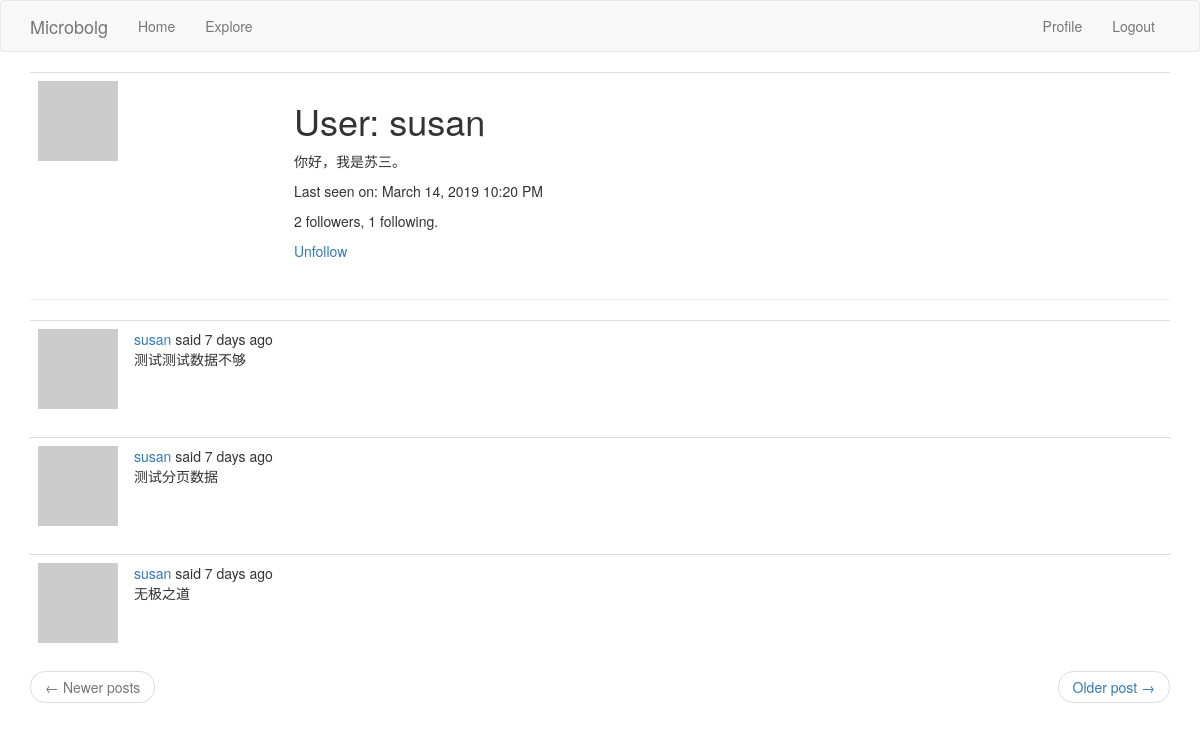
Before: /user/susan (signed in) with the older database file.
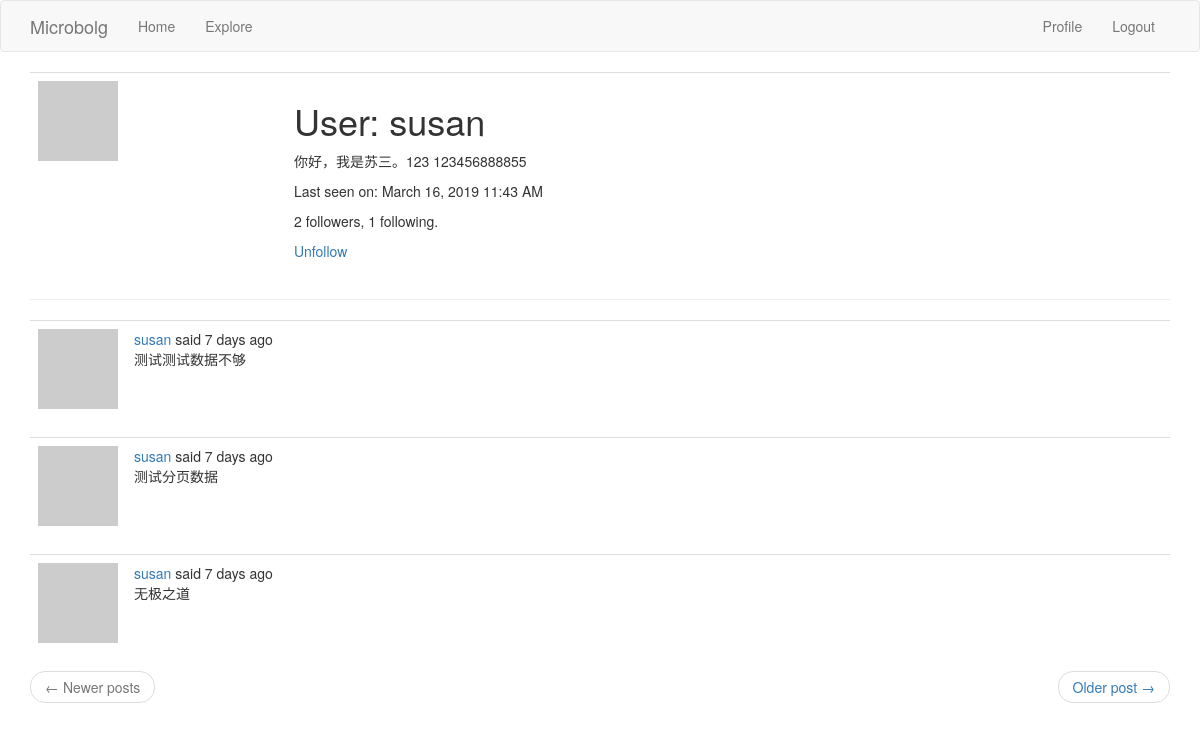
After: the same page with the newer database file.
### app/models.py (models this page shows, shortened)
class User(UserMixin, db.Model):
    id = db.Column(db.Integer, primary_key=True)
    username = db.Column(db.String(64), index=True, unique=True)
    email = db.Column(db.String(120), index=True, unique=True)
    password_hash = db.Column(db.String(128))
    posts = db.relationship('Post', backref='author', lazy='dynamic')
    about_me = db.Column(db.String(140))
    last_seen = db.Column(db.DateTime, default=datetime.utcnow)
    @login.user_loader
    def load_user(id):
        return User.query.get(int(id))
    def avatar(self, size):
        digest = md5(self.email.lower().encode('utf-8')).hexdigest()
        return 'https://www.gravatar.com/avatar/{}?d=identicon&s={}'.format(
            digest, size
        )
    followed = db.relationship(
        'User', secondary=followers,
        primaryjoin=(followers.c.follower_id == id),
        secondaryjoin=(followers.c.followed_id == id),
        backref=db.backref('followers', lazy='dynamic'),
        lazy='dynamic'
    )
    def is_following(self, user):
        return self.followed.filter(
            followers.c.followed_id == user.id).count() > 0

class Post(db.Model):
    id = db.Column(db.Integer, primary_key=True)
    body = db.Column(db.String(140))
    timestamp = db.Column(db.DateTime, index=True, default=datetime.utcnow)
    user_id = db.Column(db.Integer, db.ForeignKey('user.id'))
    language = db.Column(db.String(5))

### app/main/routes.py (the view)
@bp.route('/user/<username>')
@login_required
def user(username):
    user = User.query.filter_by(username=username).first_or_404()
    page = request.args.get('page', 1, type=int)
    posts = user.posts.order_by(Post.timestamp.desc()).paginate(
        page, app.config['POSTS_PER_PAGE'], False
    )
    next_url = url_for('main.user', username=user.username, page=posts.next_num) \
        if posts.has_next else None
    prev_url = url_for('main.user', username=user.username, page=posts.prev_num) \
        if posts.has_prev else None
    return render_template('user.html', user=user, posts=posts.items,
                           next_url=next_url, prev_url=prev_url)

### app/main/routes.py (called while the page is built)
@bp.before_request
def before_request():
    if current_user.is_authenticated:
        current_user.last_seen = datetime.utcnow()
        db.session.commit()
    g.locale = str(get_locale())

### app/templates/user.html
{% extends "base.html" %}
{% block app_content %}
    <table class="table table-hover">
        <tr>
            <td width='256px'><img src="{{ user.avatar(128) }}"></td>
            <td>
                <h1>{{ _('User') }}: {{ user.username }}</h1>
                {% if user.about_me %}
                <p>{{ user.about_me }}</p>
                {% endif %}
                {% if user.last_seen %}
                <p>{{ _('Last seen on') }}: {{ moment(user.last_seen).format('LLL') }}</p>
                {% endif %}
                <p>{{ _('%(count)d followers',count = user.followers.count()) }}, {{ _('%(count)d following', count=user.followed.count())}}.</p>
                {% if user == current_user %}
                <p><a href="{{ url_for('main.edit_profile') }}">{{ _('Edit your Profile') }}</a></p>
                {% elif not current_user.is_following(user) %}
                <p><a href="{{ url_for('main.follow',username=user.username) }}">{{ _('Follow') }}</a></p>
                {% else %}
                <p><a href="{{ url_for('main.unfollow', username=user.username) }}">{{ _('Unfollow')}}</a></p>
                {% endif %}
            </td>
        </tr>
    </table>
    <hr>
    {% for post in posts %}
        {% include '_post.html' %}
    {% endfor %}
    <nav aria-label="...">
            <ul class="pager">
                <li class="previous{% if not prev_url %} disabled{% endif %}">
                    <a href="{{ prev_url or '#'}}">
                        <span aria-hidden="true">&larr;</span> {{ _('Newer posts') }}
                    </a>
                </li>
                <li class="next{% if not next_url %} disabled{% endif %}">
                    <a href="{{ next_url or '#'}}">
                        {{ _('Older post') }} <span aria-hidden="true">&rarr;</span>
                    </a>
                </li>
            </ul>
        </nav>
{% endblock %}

### app/templates/base.html (shortened to what this page needs)
{% extends "bootstrap/base.html" %}
{% block navbar %}
    <nav class="navbar navbar-default" role="navigation">
        <div class="container">
            <div class="navbar-header">
                    <a class="navbar-brand" href="{{ url_for('main.index')}}">Microbolg</a>
            </div>
            <div class="collapse navbar-collapse navbar-ex1-collapse">
                <ul class="nav navbar-nav">
                    <li class=""><a href="{{ url_for('main.index') }}">{{ _('Home')}}</a></li>
                    <li><a href="{{ url_for('main.explore') }}">{{ _('Explore')}}</a></li>
                </ul>
                <ul class="nav navbar-nav navbar-right">
                    {% if current_user.is_anonymous %}
                    <li><a href="{{ url_for('auth.login') }}">{{ _('Login') }}</a></li>
                    {% else %}
                    <li><a href="{{ url_for('main.user', username=current_user.username) }}">{{ _('Profile') }}</a></li>
                    <li><a href="{{ url_for('auth.logout') }}">{{ _('Logout')}}</a></li>
                    {% endif %}
                </ul>
            </div>
        </div>
    </nav>
{% endblock %}
{% block content %}
    <div class="container">
        {% block app_content %}{% endblock %}
    </div>
{% endblock %}

### app/templates/_post.html (shortened to what this page needs)
<table class="table table-hover">
    <tr>
        <td width='70px'>
            <a href=" {{ url_for('main.user', username=post.author.username) }} ">
                <img src="{{ post.author.avatar(70) }}" />
            </a>
        </td>
        <td>
            {{ _('%(username)s said %(when)s',username=user_link,when=moment(post.timestamp).fromNow()) }}
            <br>
            {{ post.body }}
        </td>
    </tr>
</table>

Changed rows visible on the page:
changed User "susan": about_me "你好，我是苏三。" → "你好，我是苏三。123 123456888855"; last_seen "March 14, 2019 10:20 PM" → "March 16, 2019 11:43 AM"
